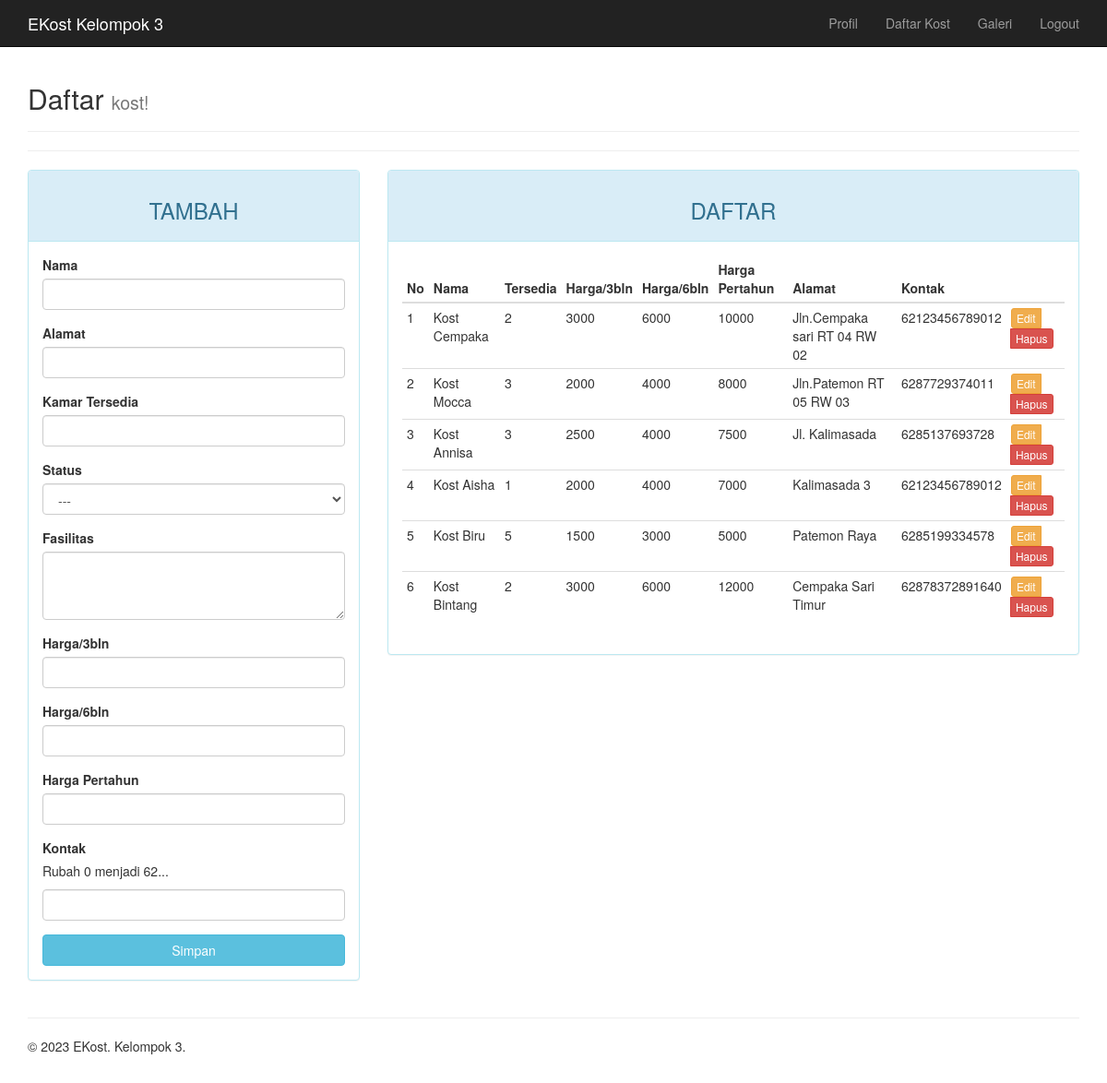
The app's page /EKOS/index.php?page=kost (signed in) with its own data.
### tables this page shows
CREATE TABLE `kost` (
  `id_kost` int(11) NOT NULL,
  `id_pemilik` int(11) NOT NULL,
  `nama` varchar(20) NOT NULL,
  `alamat` varchar(50) NOT NULL,
  `tersedia` int(2) NOT NULL,
  `status` enum('Laki-laki','Perempuan') DEFAULT NULL,
  `fasilitas` text NOT NULL,
  `harga_3bulan` int(9) NOT NULL,
  `harga_6bulan` int(9) NOT NULL,
  `harga_pertahun` int(9) NOT NULL,
  `pengunjung` int(11) DEFAULT NULL,
  `kontak` varchar(15) DEFAULT NULL
);

### EKOS/page/kost.php (the view, shortened to what this page needs)
<?php
$update = (isset($_GET['action']) and $_GET['action'] == 'update') ? true : false;
?>
<div class="container">
	<div class="page-header">
		<h2>Daftar <small>kost!</small></h2>
	</div>
	<hr>
	<div class="row">
		<div class="col-md-4">
			<div class="panel panel-<?= ($update) ? "warning" : "info" ?>">
				<div class="panel-heading">
					<h3 class="text-center"><?= ($update) ? "EDIT" : "TAMBAH" ?></h3>
				</div>
				<div class="panel-body">
					<form action="<?= $_SERVER['REQUEST_URI'] ?>" method="POST">
						<div class="form-group">
							<label for="nama">Nama</label>
							<input type="text" name="nama" class="form-control" <?= (!$update) ?: 'value="' . $row["nama"] . '"' ?>>
						</div>
						<div class="form-group">
							<label for="alamat">Alamat</label>
							<input type="text" name="alamat" class="form-control" <?= (!$update) ?: 'value="' . $row["alamat"] . '"' ?>>
						</div>
						<div class="form-group">
							<label for="tersedia">Kamar Tersedia</label>
							<input type="text" name="tersedia" class="form-control" <?= (!$update) ?: 'value="' . $row["tersedia"] . '"' ?>>
						</div>
						<div class="form-group">
							<label for="status">Status</label>
							<select class="form-control" name="status">
								<option>---</option>
							</select>
						</div>
						<div class="form-group">
							<label for="fasilitas">Fasilitas</label>
							<textarea name="fasilitas" rows="3" class="form-control"><?= ($update) ? $row["tersedia"] : "" ?></textarea>
						</div>
						<div class="form-group">
							<label for="harga_3bulan">Harga/3bln</label>
							<input type="text" name="harga_3bulan" class="form-control" <?= (!$update) ?: 'value="' . $row["harga_3bulan"] . '"' ?>>
						</div>
						<div class="form-group">
							<label for="harga_6bulan">Harga/6bln</label>
							<input type="text" name="harga_6bulan" class="form-control" <?= (!$update) ?: 'value="' . $row["harga_6bulan"] . '"' ?>>
						</div>
						<div class="form-group">
							<label for="harga_pertahun">Harga Pertahun</label>
							<input type="text" name="harga_pertahun" class="form-control" <?= (!$update) ?: 'value="' . $row["harga_pertahun"] . '"' ?>>
						</div>
						<div class="form-group">
							<label for="kontak">Kontak</label>
							<p>Rubah 0 menjadi 62...</p>
							<input type="text" name="kontak" class="form-control" <?= (!$update) ?: 'value="' . $row["kontak"] . '"' ?>>
						</div>
						<button type="submit" class="btn btn-<?= ($update) ? "warning" : "info" ?> btn-block">Simpan</button>
					</form>
				</div>
			</div>
		</div>
		<div class="col-md-8">
			<div class="panel panel-info">
				<div class="panel-heading">
					<h3 class="text-center">DAFTAR</h3>
				</div>
				<div class="panel-body">
					<table class="table table-condensed">
						<thead>
							<tr>
								<th>No</th>
								<th>Nama</th>
								<th>Tersedia</th>
								<th>Harga/3bln</th>
								<th>Harga/6bln</th>
								<th>Harga Pertahun</th>
								<th>Alamat</th>
								<th>Kontak</th>
								<th></th>
							</tr>
						</thead>
						<tbody>
							<?php $no = 1; ?>
							<?php if ($query = $connection->query("SELECT * FROM kost WHERE id_pemilik=$_SESSION[id]")) : ?>
								<?php while ($row = $query->fetch_assoc()) : ?>
									<tr>
										<td><?= $no++ ?></td>
										<td><?= $row['nama'] ?></td>
										<td><?= $row['tersedia'] ?></td>
										<td><?= $row['harga_3bulan'] ?></td>
										<td><?= $row['harga_6bulan'] ?></td>
										<td><?= $row['harga_pertahun'] ?></td>
										<td><?= $row['alamat'] ?></td>
										<td><?= $row['kontak'] ?></td>
										<td>
											<div class="btn-group">
												<a href="?page=kost&action=update&key=<?= $row['id_kost'] ?>" class="btn btn-warning btn-xs">Edit</a>
												<a href="?page=kost&action=delete&key=<?= $row['id_kost'] ?>" class="btn btn-danger btn-xs">Hapus</a>
											</div>
										</td>
									</tr>
								<?php endwhile ?>
							<?php endif ?>
						</tbody>
					</table>
				</div>
			</div>
		</div>
	</div>
</div>

### EKOS/assets/css/jumbotron.css (style rules this page uses)
body { padding-top: 50px; padding-bottom: 20px; }

### records on screen
kost: nama "Kost Cempaka", tersedia "2", harga_3bulan "3000", harga_6bulan "6000", harga_pertahun "10000", alamat "Jln.Cempaka sari RT 04 RW 02", kontak "62123456789012"
kost: nama "Kost Mocca", tersedia "3", harga_3bulan "2000", harga_6bulan "4000", harga_pertahun "8000", alamat "Jln.Patemon RT 05 RW 03", kontak "6287729374011"
kost: nama "Kost Annisa", tersedia "3", harga_3bulan "2500", harga_6bulan "4000", harga_pertahun "7500", alamat "Jl. Kalimasada", kontak "6285137693728"
kost: nama "Kost Aisha", tersedia "1", harga_3bulan "2000", harga_6bulan "4000", harga_pertahun "7000", alamat "Kalimasada 3", kontak "62123456789012"
kost: nama "Kost Biru", tersedia "5", harga_3bulan "1500", harga_6bulan "3000", harga_pertahun "5000", alamat "Patemon Raya", kontak "6285199334578"
kost: nama "Kost Bintang", tersedia "2", harga_3bulan "3000", harga_6bulan "6000", harga_pertahun "12000", alamat "Cempaka Sari Timur", kontak "62878372891640"
